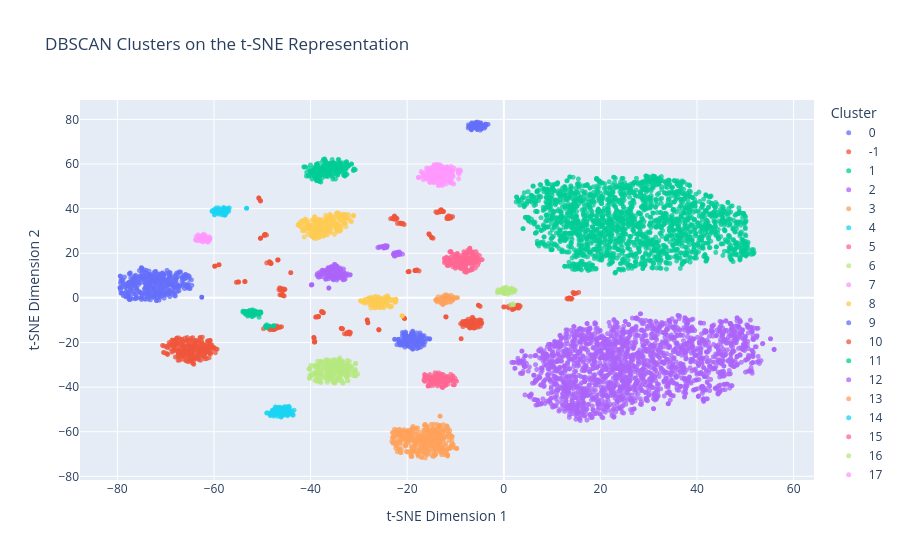

Notebook cell for this chart:
### Markdown cell above
## Visualize the t-SNE DBSCAN Clusters

### Code cell
# Convert cluster labels to text so Plotly treats them as categories
tsne_clusters["cluster_label"] = (
    tsne_clusters["cluster"]
    .astype(str)
)

# Save clustering results
tsne_clusters[
    ["patientunitstayid", "tsne_1", "tsne_2", "cluster"]
].to_csv(
    RESULTS_DIR / "tsne_dbscan_clusters.csv",
    index=False
)

# Create interactive cluster scatter plot
fig = px.scatter(
    tsne_clusters,
    x="tsne_1",
    y="tsne_2",
    color="cluster_label",
    hover_data=["patientunitstayid"],
    title="DBSCAN Clusters on the t-SNE Representation",
    labels={
        "tsne_1": "t-SNE Dimension 1",
        "tsne_2": "t-SNE Dimension 2",
        "cluster_label": "Cluster"
    }
)

fig.update_traces(
    marker=dict(
        size=5,
        opacity=0.75
    )
)

fig.update_layout(
    legend_title_text="Cluster"
)

# Display plot
fig.show()

# Save interactive plot
fig.write_html(
    PLOTS_DIR / "tsne_dbscan.html"
)

print("t-SNE DBSCAN results saved as: tsne_dbscan_clusters.csv")
print("t-SNE DBSCAN plot saved as: tsne_dbscan.html")
